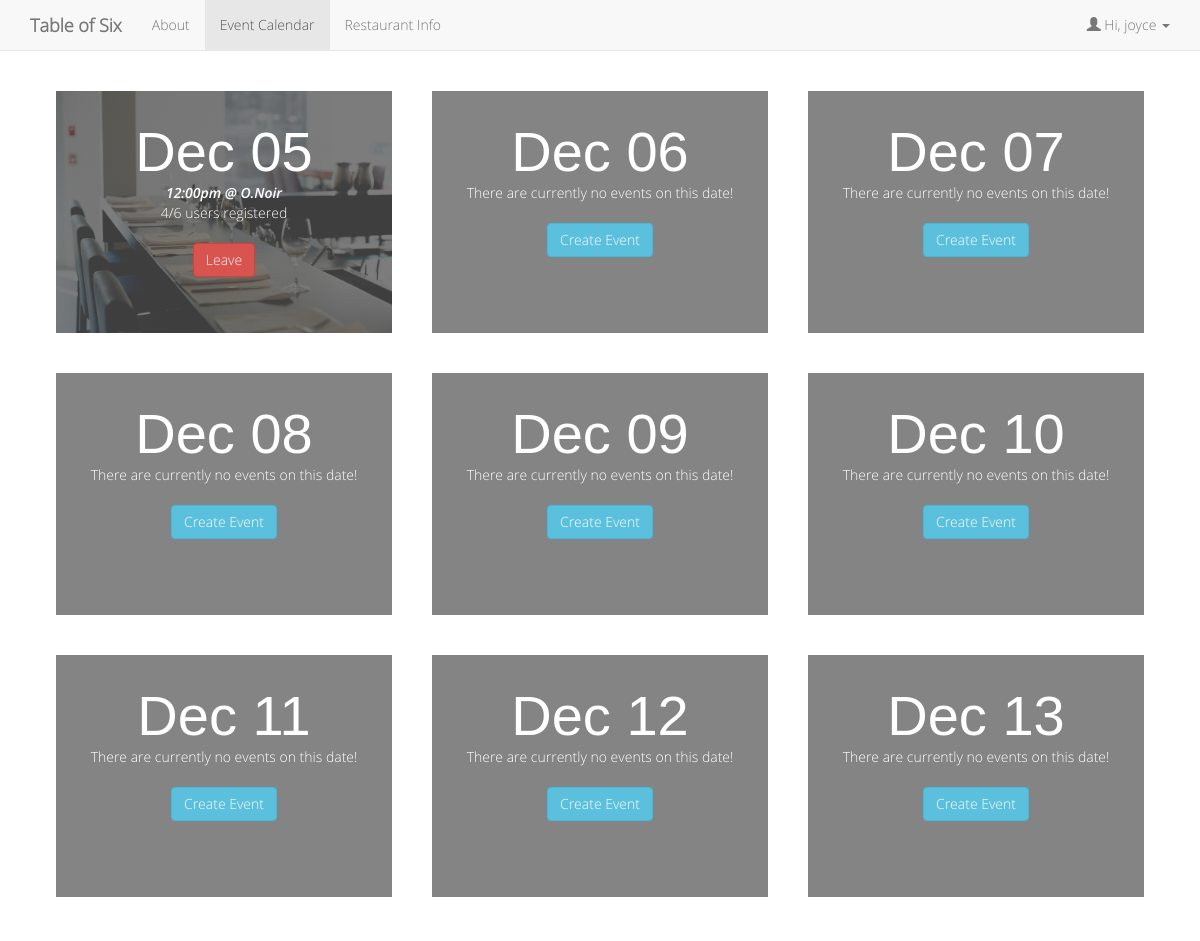
/calendar.php (signed in), run on the app's committed database.
### tables this page shows
CREATE TABLE `users` (
  `userId` int(11) NOT NULL,
  `userName` varchar(30) NOT NULL,
  `userEmail` varchar(60) NOT NULL,
  `userPass` varchar(255) NOT NULL
);

CREATE TABLE `eventreg` (
  `ID` int(11) NOT NULL,
  `Date` datetime NOT NULL,
  `Location` int(11) DEFAULT NULL,
  `user1` varchar(30) NOT NULL,
  `user2` varchar(30) DEFAULT NULL,
  `user3` varchar(30) DEFAULT NULL,
  `user4` varchar(30) DEFAULT NULL,
  `user5` varchar(30) DEFAULT NULL,
  `user6` varchar(30) DEFAULT NULL,
  `NumRegistered` int(11) NOT NULL DEFAULT '1'
);

CREATE TABLE `restaurants` (
  `ID` int(11) NOT NULL,
  `name` varchar(45) NOT NULL,
  `address` varchar(45) NOT NULL,
  `number` varchar(10) DEFAULT NULL,
  `price` varchar(30) NOT NULL,
  `phone` varchar(30) NOT NULL,
  `website` varchar(100) NOT NULL
);

### calendar.php (the view, shortened to what this page needs)
<?php
if( !isset($_SESSION['user']) ) {
	header("Location: index.php");
    exit;
} else {
	$cuser = $_SESSION['user'];
}
?>
<head>
  <link rel="stylesheet" href="assets/css/bootstrap.min.css">
	<link rel="stylesheet" href="assets/css/style.css">
</head>
<body>
	    <nav class="navbar navbar-default navbar-fixed-top">
      <div class="container">
        <div class="navbar-header">
          <a class="navbar-brand"><b>Table of Six</b></a>
        </div>
        <div id="navbar" class="navbar-collapse collapse">
          <ul class="nav navbar-nav">
            <li><a href="home.php">About</a></li>
            <li class="active"><a href="calendar.php">Event Calendar</a></li>
            <li><a href="Resto.php">Restaurant Info</a></li>
          </ul>
          <ul class="nav navbar-nav navbar-right">
            <li class="dropdown">
              <a href="#" class="dropdown-toggle" data-toggle="dropdown" role="button" aria-haspopup="true" aria-expanded="false">
							<span class="glyphicon glyphicon-user"></span>&nbsp;Hi, <?php
							$getName = mysql_query("SELECT * FROM users WHERE userID=$cuser");
								while ($row = mysql_fetch_array($getName)) {
									echo $row['userName'];
								} ?>&nbsp;<span class="caret"></span></a>
            </li>
          </ul>
        </div>
      </div>
    </nav>
	<div class="container-fluid">
		<div class="row-lg-12"><?php
		for ($i = 0; $i <= 8; $i++) {
			echo '<div class="col-lg-4 col-md-6 col-sm-12 cal text-center">';
			echo '<h1>' . date('M d', strtotime("+" . $i . " days")) . '</h1>';
			echo '<div class="info">';
			$d = date('Y-m-d', strtotime("+" . $i . " days"));
			$q = "SELECT * FROM eventreg WHERE Date LIKE '$d%'";
			$res = mysql_query($q);
			$hasEvent = mysql_num_rows($res);
			if ($hasEvent > 0) {
				while ($event = mysql_fetch_array($res)) {
					$eid = $event['ID'];
					$datetime = new DateTime($event['Date']);
					$q2 = "SELECT * FROM restaurants WHERE ID=" . $event['Location'];
					$res2 = mysql_query($q2);
					while ($loc = mysql_fetch_array($res2)) {
						echo '<p class="location '. $loc['ID'] . '">' .
						$datetime->format('g:ia') . ' @ ' . $loc['name'] . '</p>';
					}
					$q3 = "SELECT user1, user2, user3, user4, user5, user6,
						CASE WHEN user1 IS NULL THEN 0 ELSE 1 END
						+ CASE WHEN user2 IS NULL THEN 0 ELSE 1 END
						+ CASE WHEN user3 IS NULL THEN 0 ELSE 1 END
						+ CASE WHEN user4 IS NULL THEN 0 ELSE 1 END
						+ CASE WHEN user5 IS NULL THEN 0 ELSE 1 END
						+ CASE WHEN user6 IS NULL THEN 0 ELSE 1 END
						AS reg_users
					FROM eventreg WHERE ID = $eid";
					$res3 = mysql_query($q3);
					while ($row = mysql_fetch_array($res3)) {
						$numReg = $row['reg_users'];
						if ($numReg >= 6) {
							echo 'This event is currently full.<br>';
						} else {
							echo $numReg. '/6 users registered<br>';
						}
						$isRegistered = false;
						for ($j = 1; $j <= 6; $j++) {
							$userNum = 'user' . $j;
							if ($event[$userNum] == $cuser) {
								$isRegistered = true;
							}
						}
						if ($isRegistered) {
							echo '<a href="updateevent.php?eid='.$eid.'&task=0" class="btn btn-danger" role="button">Leave</a>';
						} elseif ($numReg < 6) {
							echo '<a href="updateevent.php?eid='.$eid.'&task=1" class="btn btn-success" role="button">Join</a>';
						}
					}
				}
			} else {
				echo 'There are currently no events on this date!';
				echo '<p><a href="create.php" class="btn btn-info role="button">Create Event</a></p>';
			}
			echo '</div></div>';
		}
		?>
		</div>
	</div>
</body>

### assets/css/style.css (style rules this page uses)
* { margin:0; padding:0; font-family: 'Open Sans Light', sans-serif; }
.navbar-fixed-top { position: relative; }
.cal { padding: 30px; border: 20px solid white; background-color: rgba(80, 80, 80, 0.7); color: white; min-height: 282px; }
h1 { font-family: 'Bebas Neue Bold', sans-serif; font-size: 4em; color: white; margin: 0px; padding: 0px; }
.location { font-family: 'Open Sans SemiBoldItalic', sans-serif; margin:0px; padding: 0px; }
.btn { margin-top: 20px; }
.container-fluid { padding: 0% 3% 2% 3%; }

### data on the page
users: userName "joyce"
eventreg: Date "12:00pm", numReg "4"
restaurants: name "O.Noir"

### other printed values
date('M d', strtotime("+" . $i . " days")) "Dec 05"
date('M d', strtotime("+" . $i . " days")) "Dec 06"
date('M d', strtotime("+" . $i . " days")) "Dec 07"
date('M d', strtotime("+" . $i . " days")) "Dec 08"
date('M d', strtotime("+" . $i . " days")) "Dec 09"
date('M d', strtotime("+" . $i . " days")) "Dec 10"
date('M d', strtotime("+" . $i . " days")) "Dec 11"
date('M d', strtotime("+" . $i . " days")) "Dec 12"
date('M d', strtotime("+" . $i . " days")) "Dec 13"
